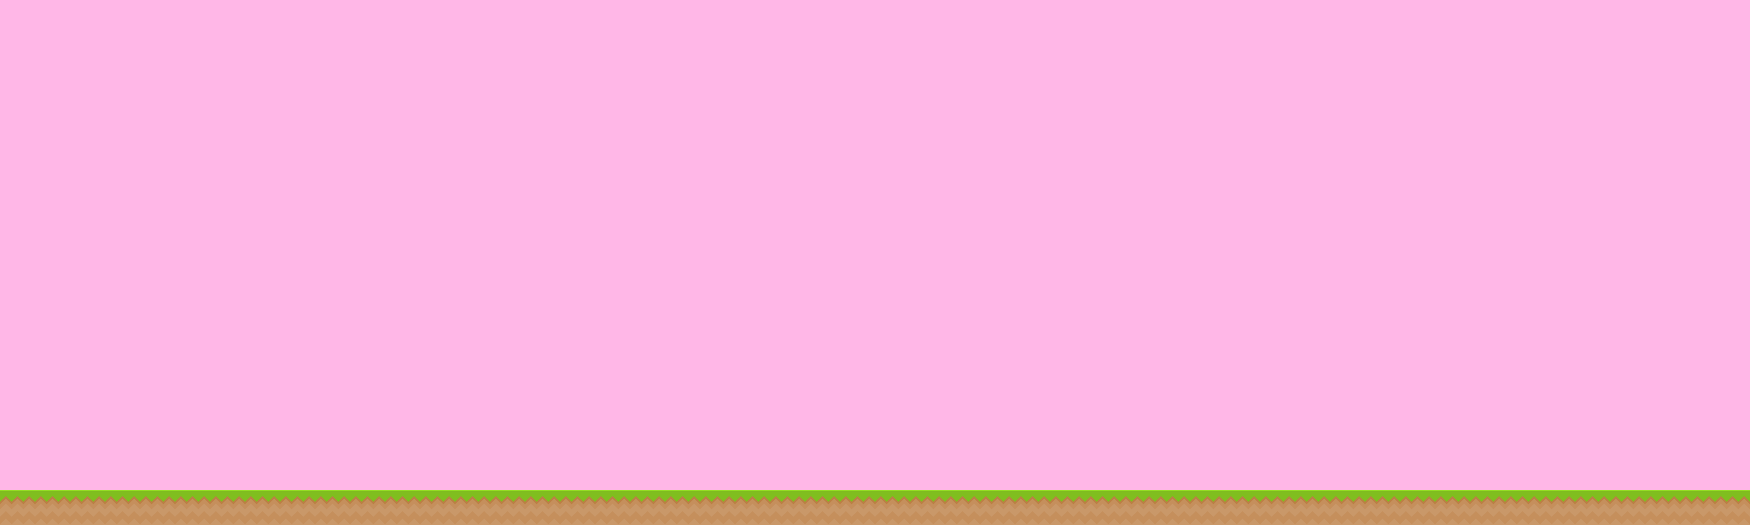

Tiled map render using the project's own tile images. Description and the map definition, with tile-layer contents summarised, below:
An orthogonal 50x15 tile map with 35x35 px tiles, 2 tile layers (background, collision).

<map version="1.0" orientation="orthogonal" renderorder="right-down" width="50" height="15" tilewidth="35" tileheight="35" nextobjectid="1">
 <tileset firstgid="1" name="tiles_sprite" tilewidth="35" tileheight="35" spacing="1" tilecount="156">
  <image source="source/assets/images/tiles_spritesheet.png" width="457" height="468" />
 </tileset>
 <layer name="background" width="50" height="15">
  <data>[750 cells, 750 non-empty, 1 distinct tile ids]</data>
 </layer>
 <layer name="collision" width="50" height="15">
  <properties>
   <property name="collision" value="true" />
  </properties>
  <data>[750 cells, 50 non-empty, 1 distinct tile ids]</data>
 </layer>
</map>
